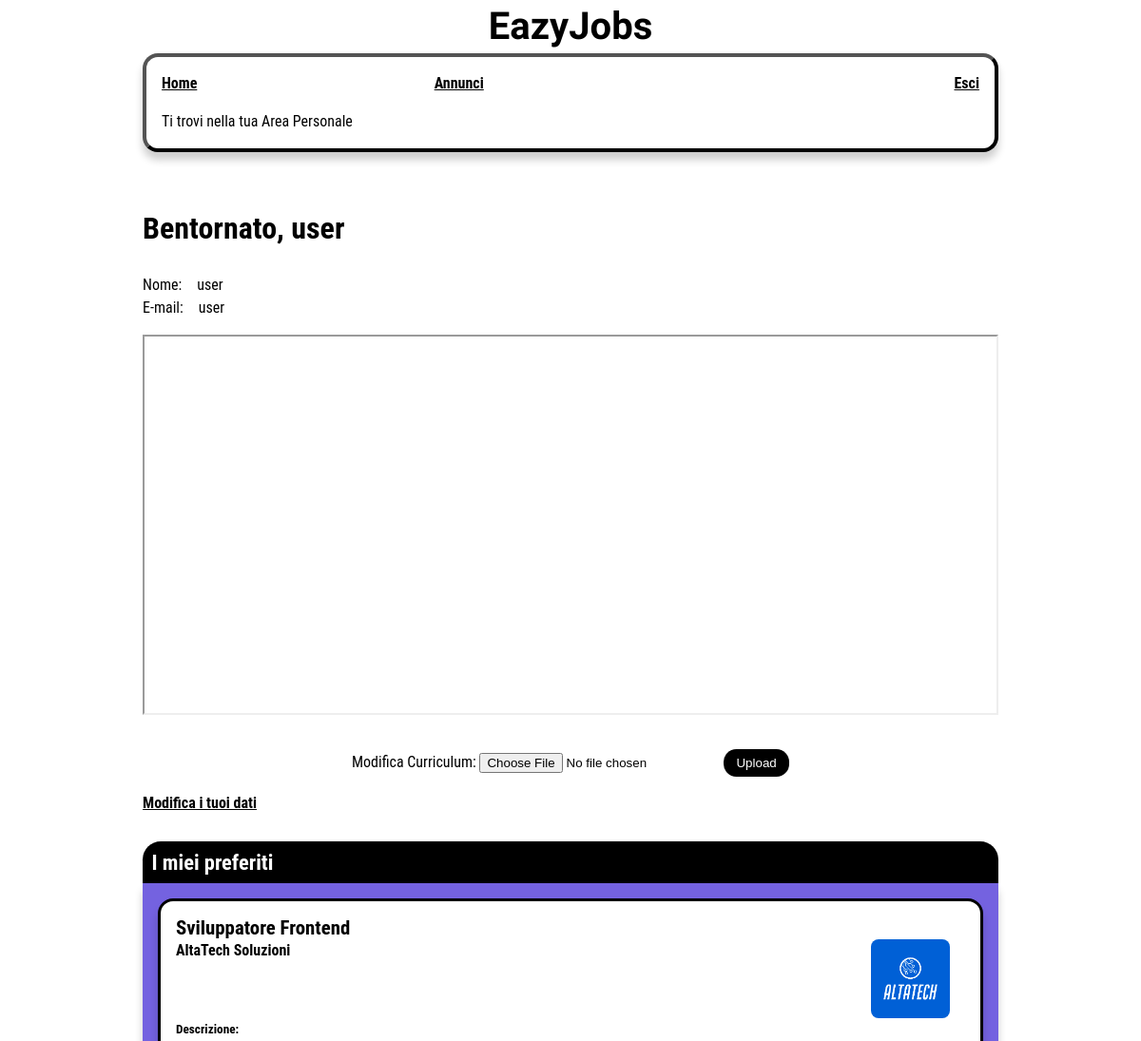
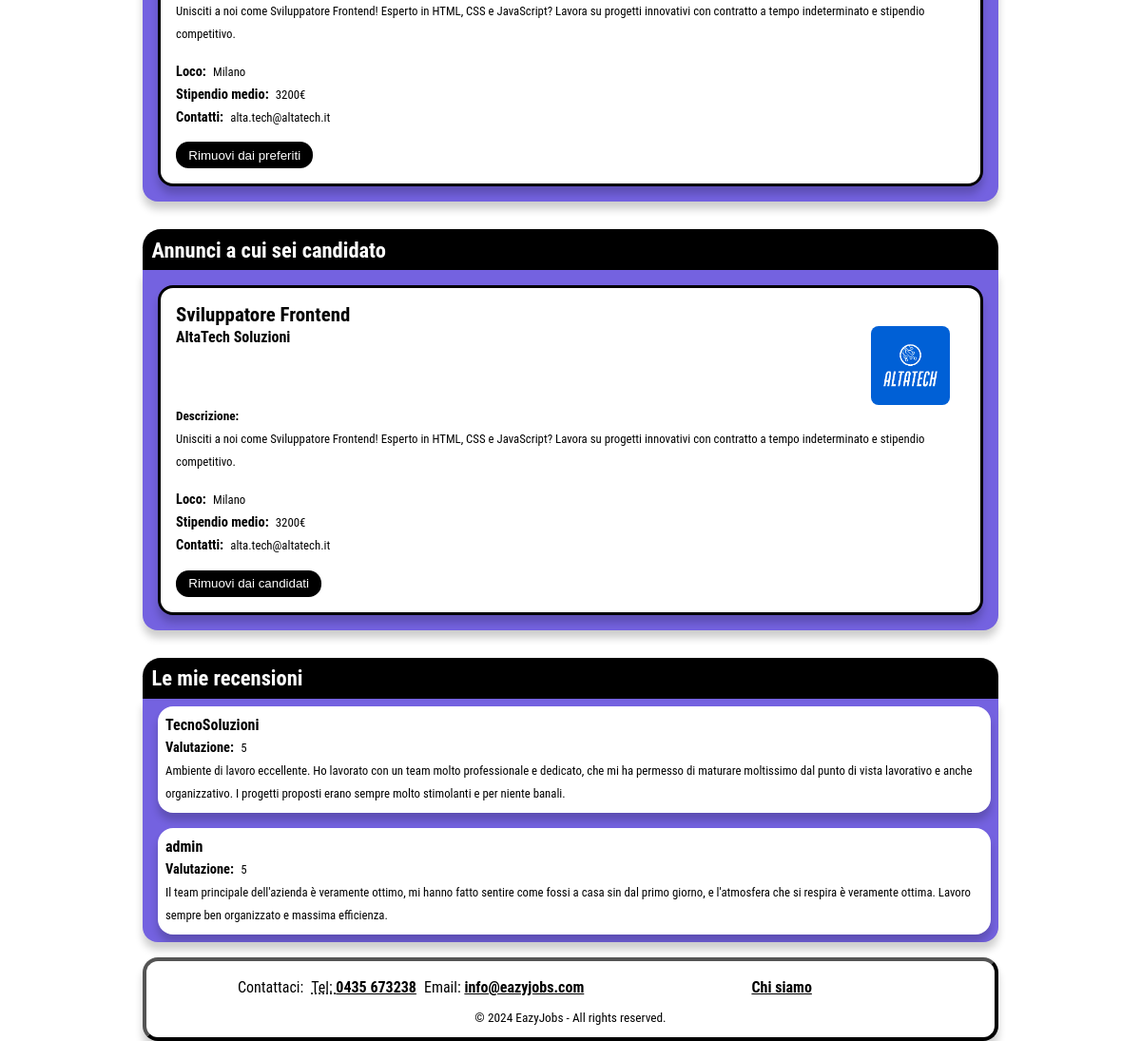
/EazyJobs/User.php (signed in), run on the app's committed database (2 pictures, top to bottom).
### tables this page shows
CREATE TABLE IF NOT EXISTS utenti
(
    id int NOT NULL AUTO_INCREMENT,
    email character varying(60) UNIQUE NOT NULL,
    password character varying(60) NOT NULL,
	nome character varying(60) NOT NULL,
    cv_path character varying(90),
    PRIMARY KEY (id)
);

CREATE TABLE IF NOT EXISTS preferiti
(
    utenti_id int NOT NULL,
    annuncio_id int NOT NULL,
    PRIMARY KEY (utenti_id, annuncio_id),
	FOREIGN KEY (utenti_id)
    REFERENCES utenti (id)
    ON UPDATE CASCADE
    ON DELETE CASCADE,
	FOREIGN KEY(annuncio_id)
    REFERENCES annunci(id)
    ON UPDATE CASCADE
    ON DELETE CASCADE
);

CREATE TABLE IF NOT EXISTS annunci
(
    id int NOT NULL AUTO_INCREMENT,
    titolo character varying(60) NOT NULL,
	locazione character varying(60) NOT NULL,
	data_pub datetime NOT NULL,
	settore character varying(60) NOT NULL,
	remoto boolean NOT NULL,
    presenza boolean NOT NULL,
	contratto character varying(60) NOT NULL,
    `desc_breve` character varying(200) NOT NULL,
	`desc_completa` character varying(500) NOT NULL,
    livello_istruzione character varying(90) NOT NULL,
	esperienza integer NOT NULL,
    stipendio decimal NOT NULL,
    azienda_id int NOT NULL,
    PRIMARY KEY (id),
	FOREIGN KEY (azienda_id)
    REFERENCES aziende (id)
    ON UPDATE CASCADE
    ON DELETE CASCADE
);

CREATE TABLE IF NOT EXISTS aziende
(
    id int NOT NULL AUTO_INCREMENT,
    email character varying(60) UNIQUE NOT NULL,
    password character varying(100) NOT NULL,
	nome character varying(60) NOT NULL,
	sito character varying(50) NOT NULL,
	fondazione integer NOT NULL,
	dipendenti integer NOT NULL,
	fatturato integer NOT NULL,
	sede character varying(60) NOT NULL,
	settore character varying(60) NOT NULL,
	`desc` character varying (500) NOT NULL,
    logo_path character varying(90),
    PRIMARY KEY (id)
);

CREATE TABLE IF NOT EXISTS candidate
(
    utenti_id int NOT NULL,
    annuncio_id int NOT NULL,
    PRIMARY KEY (utenti_id, annuncio_id),
	FOREIGN KEY (utenti_id)
    REFERENCES utenti (id)
    ON UPDATE CASCADE
    ON DELETE CASCADE,
	FOREIGN KEY(annuncio_id)
    REFERENCES annunci(id)
    ON UPDATE CASCADE
    ON DELETE CASCADE
);

CREATE TABLE IF NOT EXISTS valutazioni
(
    utenti_id int NOT NULL,
    aziende_id int NOT NULL,
    commento character varying(300),
    voto integer NOT NULL CHECK (voto > 0 AND voto <=5),
    PRIMARY KEY (aziende_id, utenti_id),
	FOREIGN KEY (utenti_id)
    REFERENCES utenti (id)
    ON UPDATE CASCADE
    ON DELETE CASCADE,
	FOREIGN KEY(aziende_id)
    REFERENCES aziende(id)
    ON UPDATE CASCADE
    ON DELETE CASCADE
);

### EazyJobs/models/utente.php (called while the page is built, shortened)
<?php
  class Utente {
    private $conn;
    private $table = 'utenti';
    public function __construct($db) {
      $this->conn = $db;
    }
    public function getById($utenteId) {
      $query = 'SELECT * FROM ' . $this->table . ' WHERE id = :utenteId';
      $stmt = $this->conn->prepare($query);
      $stmt->bindParam(':utenteId', $utenteId);
      $stmt->execute();
      return $stmt;
  }
}

### EazyJobs/models/annuncio.php (called while the page is built, shortened)
<?php
class Annuncio
{
  private $conn;
  public function __construct($db)
  {
    $this->conn = $db;
  }
  public static function getById($conn, $id)
  {
    $query = 'SELECT annunci.id AS annuncio_id, annunci.*, aziende.*
                FROM annunci
                INNER JOIN aziende ON annunci.azienda_id = aziende.id
                WHERE annunci.id = :annuncioId';
    $stmt = $conn->prepare($query);
    $stmt->bindParam(':annuncioId', $id);
    $stmt->execute();
    return $stmt;
  }
  public function getAllSaved($userId)
  {
    $query = 'SELECT annuncio_id FROM preferiti WHERE utenti_id = :userId';
    $stmt = $this->conn->prepare($query);
    $stmt->bindParam(':userId', $userId);
    $stmt->execute();
    return $stmt;
  }
  public function getAllCandidate($userId)
  {
    $query = 'SELECT annuncio_id FROM candidate WHERE utenti_id = :userId';
    $stmt = $this->conn->prepare($query);
    $stmt->bindParam(':userId', $userId);
    $stmt->execute();
    return $stmt;
  }
}

### EazyJobs/models/valutazione.php (called while the page is built, shortened)
<?php
  class Valutazione {
    private $conn;
    public function __construct($db) {
      $this->conn = $db;
    }
      public function getAll_byUtenteId($utenteId) {
        $query = 'SELECT valutazioni.*, utenti.nome AS nome, aziende.nome AS nome_azienda
                  FROM valutazioni
                  INNER JOIN utenti ON valutazioni.utenti_id = utenti.id
                  INNER JOIN aziende ON valutazioni.aziende_id = aziende.id
                  WHERE valutazioni.utenti_id = :utenteId';
        $stmt = $this->conn->prepare($query);
        $stmt->bindParam(':utenteId', $utenteId);
        $stmt->execute();
        return $stmt;
    }
}

### EazyJobs/User.php (the view, shortened to what this page needs)
<?php
  if (isset($_SESSION['user_id'])) {
    include_once './models/utente.php';
    include_once './models/valutazione.php';
    include_once './models/annuncio.php';
    $database = new Database();
    $db = $database->connect();
    $utente = new Utente($db);
    $userId = $_SESSION['user_id'];
    $result = $utente->getById($userId);
    $num = $result->rowCount();
    if($num > 0) {
      $userName = "";
      $str_utente = "";
      while ($row = $result->fetch(PDO::FETCH_ASSOC)) {
          extract($row);
          $userName = $nome;
          $str_utente .= '
          <dl class="dati-utente">
            <dt>Nome: </dt>
            <dd>' . $nome . '</dd>
            <dt>E-mail: </dt>
            <dd>' . $email . '</dd>
          </dl>
          <div id="cv-section">';
        if (!empty($cv_path)) {
            $cv_path = str_replace('../../', './', $cv_path);
            $str_utente .= '<iframe id="cv-preview" src="' . $cv_path . '#toolbar=0&navpanes=0&scrollbar=0" title="Curriculum Vitae"></iframe>';
        } else {
            $str_utente .= 'Nessun file caricato';
        }
        $str_utente .= '</div>';
      }
    }
    $annuncio = new Annuncio($db);
    $resultSet = $annuncio->getAllSaved($userId);
    $str_annunci_preferiti = "";
    if ($resultSet->rowCount() > 0) {
      while ($row = $resultSet->fetch(PDO::FETCH_ASSOC)) {
        $annuncioDetails = Annuncio::getById($db, $row['annuncio_id']);
        if ($annuncioDetails) {
            $annuncio = $annuncioDetails->fetch(PDO::FETCH_ASSOC);
            if ($annuncio) {
                $str_annunci_preferiti .= "
                    <li id='annuncio-" . $annuncio['annuncio_id'] . "'>
                        <h3>" . $annuncio['titolo'] . "</h3>
                        <div class='header-annunci'>
                        <h4>" . $annuncio['nome'] . "</h4>
                        <img src='./assets/logos/". $annuncio['azienda_id'] ."_logo.png' alt='Logo azienda " . $annuncio['nome'] ."'>
                        </div>
                        <h5>Descrizione:</h5>
                        <p>" . $annuncio['desc_breve'] . "</p>
                        <dl class='job-info'>
                            <dt>Loco:</dt><dd>" . $annuncio['locazione'] . "</dd>
                            <dt>Stipendio medio:</dt><dd>" . $annuncio['stipendio'] . "€</dd>
                            <dt>Contatti:</dt><dd>" . $annuncio['email'] . "</dd>
                        </dl>
                        <input type='submit' class='bottone-rimuovi-preferiti' value='Rimuovi dai preferiti' aria-label=\"Rimuovi dai preferiti l'annuncio " . $annuncio['titolo'] . "\" data-id='" . $annuncio['annuncio_id'] . "'>
                    </li>";
            }
        }
      }
  } else {
    $str_annunci_preferiti = '<li class="nessun-trovato">(!) Nessun annuncio salvato</li>';
  }
  $annuncio = new Annuncio($db);
  $resultSet = $annuncio->getAllCandidate($userId);
  $str_annunci_candidati = "";
  if ($resultSet->rowCount() > 0) {
    while ($row = $resultSet->fetch(PDO::FETCH_ASSOC)) {
      $annuncioDetails = Annuncio::getById($db, $row['annuncio_id']);
      if ($annuncioDetails) {
          $annuncio = $annuncioDetails->fetch(PDO::FETCH_ASSOC);
          if ($annuncio) {
              $str_annunci_candidati .= "
                  <li id='annuncio-" . $annuncio['annuncio_id'] . "'>
                      <h3>" . $annuncio['titolo'] . "</h3>
                      <div class='header-annunci'>
                      <h4>" . $annuncio['nome'] . "</h4>
                      <img src='./assets/logos/". $annuncio['azienda_id'] ."_logo.png' alt='Logo azienda " . $annuncio['nome'] ."'>
                      </div>
                      <h5>Descrizione:</h5>
                      <p>" . $annuncio['desc_breve'] . "</p>
                      <dl class='job-info'>
                          <dt>Loco:</dt><dd>" . $annuncio['locazione'] . "</dd>
                          <dt>Stipendio medio:</dt><dd>" . $annuncio['stipendio'] . "€</dd>
                          <dt>Contatti:</dt><dd>" . $annuncio['email'] . "</dd>
                      </dl>
                      <input type='submit' class='bottone-rimuovi-candidati' value='Rimuovi dai candidati' aria-label=\"Rimuovi l'annuncio " . $annuncio['titolo'] . " dai tuoi preferiti\" data-id='" . $annuncio['annuncio_id'] . "'>
                  </li>";
          }
      }
    }
} else {
  $str_annunci_candidati = '<li class="nessun-trovato">(!) Nessun annuncio</li>';
}
    $valutazione = new Valutazione($db);
    $result = $valutazione->getAll_byUtenteId($userId);
    $num = $result->rowCount();
    if($num > 0) {
      $str_valutazioni = "";
      while ($row = $result->fetch(PDO::FETCH_ASSOC)) {
          extract($row);
          $str_valutazioni .=
              "<li>\n" .
              "<h3>" . $nome_azienda . "</h3>\n" .
              "<div class='valutazione'>\n" .
              "<h4>Valutazione:</h4><p>" . $voto . "</p>\n" .
              "</div>\n" .
              "<p>" . $commento . "</p>\n" .
              "</li>\n";
      }
  } else {
    $str_valutazioni = '<li class="nessun-trovato">(!) Nessuna recensione trovata</li>';
  }
  $nomefile = "./templates/User.html";
  $contenuto = file_get_contents($nomefile);
  $errors = isset($_GET['errors']) ? json_decode(urldecode($_GET['errors']), true) : [];
  $cvErrore = isset($errors['cv']) ? htmlspecialchars($errors['cv']) : '';
  $contenuto = str_replace("cv-errore-placeholder", $cvErrore, $contenuto);
  $contenuto = str_replace("nome-placeholder", strval($userName), $contenuto);
  $contenuto = str_replace("", $str_utente, $contenuto);
  $contenuto = str_replace("", $str_annunci_preferiti, $contenuto);
  $contenuto = str_replace("", $str_annunci_candidati, $contenuto);
  $contenuto = str_replace("", $str_valutazioni, $contenuto);
  echo $contenuto;
}
?>

### EazyJobs/style/style_mini.css (style rules this page uses)
main { width: 90%; margin-top: 0; }
header { display: flex; flex-direction: row; align-items: center; overflow: visible; justify-content: space-between; background-color: var(--headerBgColor); width: 100%; max-height: 20vh; margin-bottom: 0; }
header .header-logo h1 { font-size: 2em; }
#navigazione { border-radius: 0; box-shadow: none; max-width: 100%; padding: 0; }
#breadcrumb { border-radius: 1em; }
#menu, #menu.showing { max-height: 80vh; transition: max-height 0.25s linear; overflow: hidden; }
#menu.hiding { max-height: 0vh; transition: none; }
#menu ul { flex-direction: column; }
#menu ul li:nth-child(3) { display: none; }
#menu ul li { border-top: 2px solid var(--headerBgColor); text-align: center; font-size: 2em; height: 2em; line-height: 2em; }
#menu ul li a { display: block; background-color: var(--headerTxtColor); color: var(--headerBgColor); border-radius: 0.4em; height: inherit; }
#primoContenuto { display: contents; }
#user-main { padding-bottom: 1em; }
#user-main section > div { min-height: 44px; padding: 0 0.5em; border-radius: 1em 1em 0 0; }
#user-main section div.showing { border-radius: 1em 1em 0 0; }
#user-main section > div > h3 { float: left; margin: 0.4em 0 0.4em; }
#user-main section > ul, #user-main section ul.showing { height: fit-content; }
.listaAnnunci { width: 100%; display: flex; flex-direction: column; overflow-x: auto; max-height: 50vh; list-style-type: none; }
form { text-align: center; margin: 1em 0; order: 1; }
.header-annunci { display: flex; flex-direction: row; align-items: start; white-space: nowrap; overflow: hidden; }
.header-annunci h4 { margin: 0; }
footer { border-radius: 0; box-shadow: none; max-width: 100%; }
#footer > ul > li:nth-child(2) { display: none; }
#contatti { flex-direction: column; }
ul #contattaci { padding: 0; }

### EazyJobs/style/print.css (style rules this page uses)
* { margin: 0; padding: 0; }
html { font-family: 'Times New Roman', Times, serif; font-size: 12pt; margin: auto; }
body { width: 100%; margin: 0 auto; padding: 0; background-color: #FFFFFF; }
header h1 { font-size: 25pt; font-family: 'Climate Crisis', sans-serif; font-family: 'Syncopate', sans-serif; text-align: center; margin-top: 2pt; }
#menu { display: none; }
#navigazione { border-radius: 0; box-shadow: none; }
#breadcrumb { padding: 0.5em 0 0.5em 0; margin-top: 0.5em; border-top: 1pt solid #000; border-bottom: 1pt solid #000; font-weight: bold; }
main { margin-left: 0em; width: 100%; padding: 0.3em 0em 0.5em 0em; box-shadow: none; }
a { text-decoration: none; color: #000000; }
input[type="submit"], button { display: none; }
.header-annunci img, .header-aziende img { width: 1.5cm; margin-top: 2pt; }
#cv-section, #upload-cv-form, a[href="./ModificaUser.php"] { display: none; }
#user-main > section > ul > li, #admin-main > section > ul > li { margin-top: 5pt; padding: 5pt; border: 1pt solid #000; border-radius: 5pt; page-break-inside: avoid; }
#user-main dt, #admin-main dt { float: left; clear: none; margin-right: 5pt; }
#user-main section > div > h3, #admin-main section > div > h3 { font-size: 16pt; margin-top: 10pt; }
#user-main section h4, #admin-main section h4, #user-main section h5, #admin-main section h5 { font-size: 12.5pt; }
#user-recensioni li .valutazione h4, #admin-recensioni li .valutazione h4 { font-size: 11.5pt; float: left; clear: none; margin-right: 5pt; }
#user-recensioni li > p, #admin-recensioni li > p { margin-top: 4pt; }
footer { position: fixed; bottom: 0; width: 100%; text-align: center; font-size: 10pt; font-style: italic; padding-top: 10pt; border-top: 1pt solid #000; border-radius: 0; box-shadow: none; }
#footer > ul > li:last-child { display: none; }
#footer ul li { display: inline; }
#footer ul { display: flex; justify-content: space-around; gap: 12pt; }
ul#contattaci { margin-bottom: 7pt; }

### data on the page
utenti: nome "user", email "user"
preferiti: annuncio.titolo "Sviluppatore Frontend", aziende.nome "AltaTech Soluzioni", annuncio.desc_breve "Unisciti a noi come Sviluppatore Frontend! Esperto in HTML, CSS e JavaScript? Lavora su progetti innovativi con contratto a tempo indeterminato e stipendio competitivo.", annuncio.locazione "Milano", annuncio.stipendio "3200", aziende.email "alta.tech@altatech.it"
candidate: annuncio.titolo "Sviluppatore Frontend", aziende.nome "AltaTech Soluzioni", annuncio.desc_breve "Unisciti a noi come Sviluppatore Frontend! Esperto in HTML, CSS e JavaScript? Lavora su progetti innovativi con contratto a tempo indeterminato e stipendio competitivo.", annuncio.locazione "Milano", annuncio.stipendio "3200", aziende.email "alta.tech@altatech.it"
valutazioni: aziende.nome "TecnoSoluzioni", voto "5", commento "Ambiente di lavoro eccellente. Ho lavorato con un team molto professionale e dedicato, che mi ha permesso di maturare moltissimo dal punto di vista lavorativo e anche organizzativo. I progetti proposti erano sempre molto stimolanti e per niente banali."
valutazioni: aziende.nome "admin", voto "5", commento "Il team principale dell'azienda è veramente ottimo, mi hanno fatto sentire come fossi a casa sin dal primo giorno, e l'atmosfera che si respira è veramente ottima. Lavoro sempre ben organizzato e massima efficienza."
